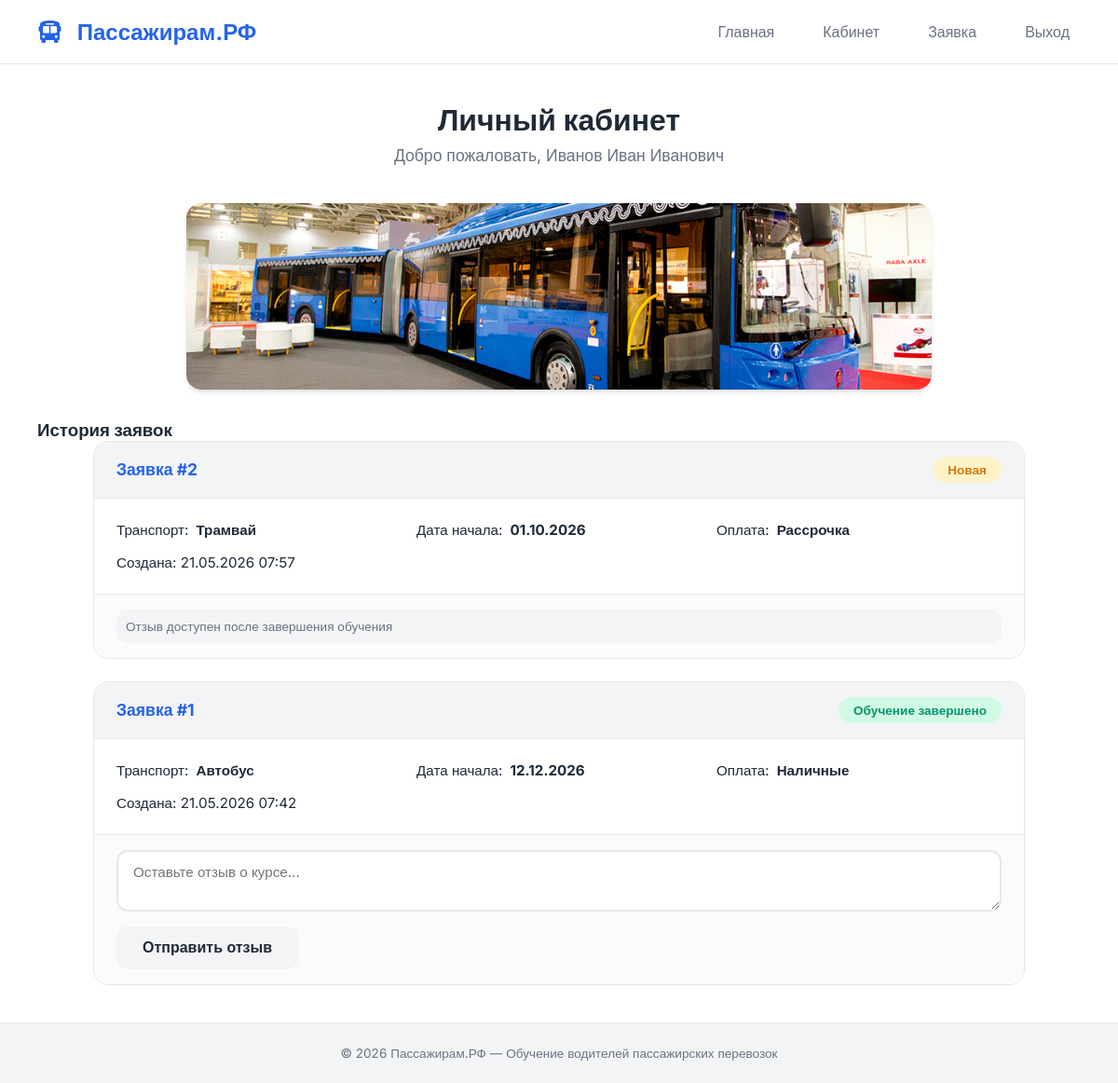
/dashboard (signed in), run on an earlier commit of the app's database.
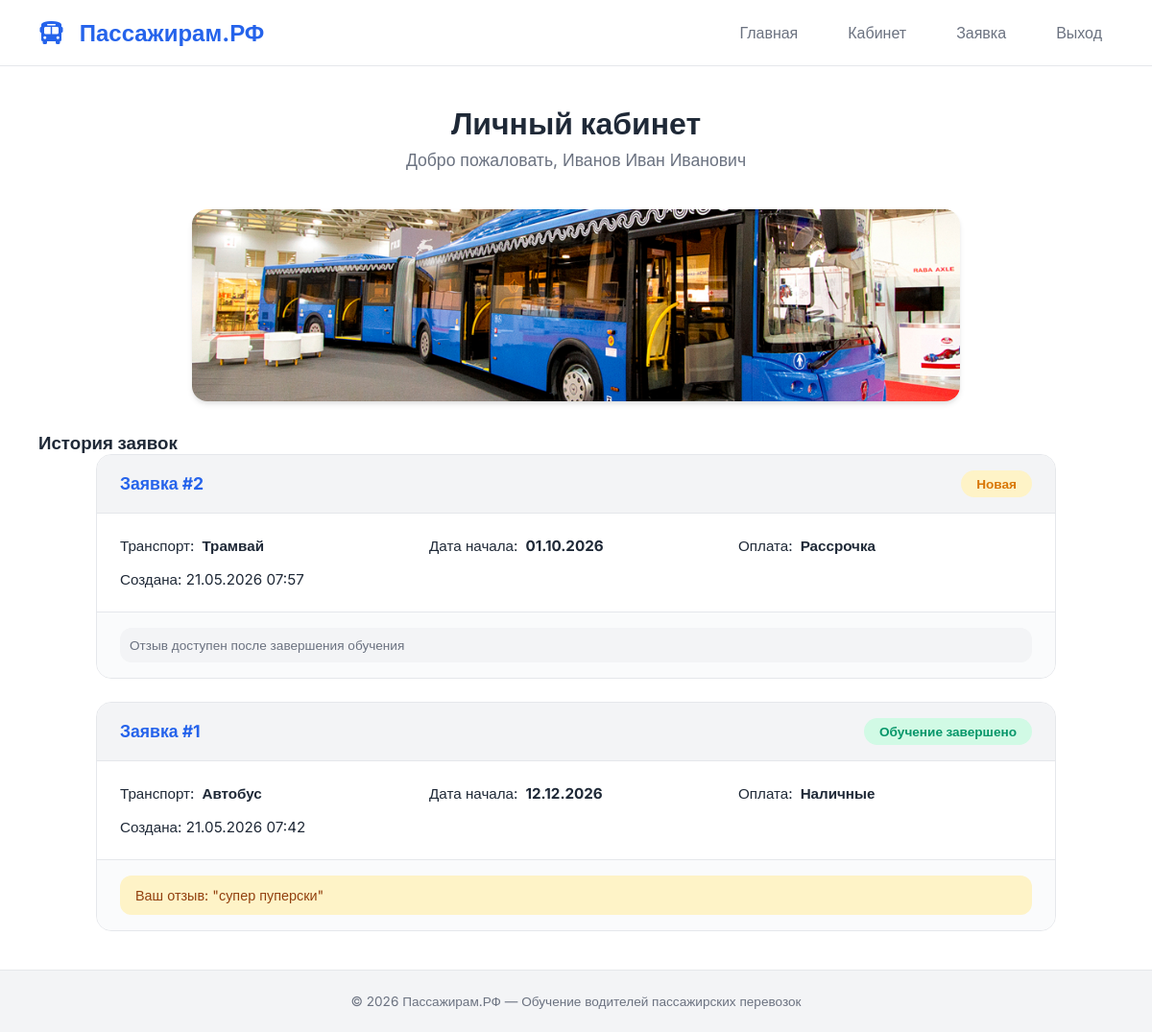
And on a later commit of the database.
### app.py (models this page shows)
class User(UserMixin, db.Model):
    id = db.Column(db.Integer, primary_key=True)
    login = db.Column(db.String(80), unique=True, nullable=False)
    password_hash = db.Column(db.String(200), nullable=False)
    full_name = db.Column(db.String(200), nullable=False)
    birth_date = db.Column(db.String(10), nullable=False)
    phone = db.Column(db.String(20), nullable=False)
    email = db.Column(db.String(120), nullable=False)
    is_admin = db.Column(db.Boolean, default=False)
    requests = db.relationship('Request', backref='user', lazy=True)
    reviews = db.relationship('Review', backref='user', lazy=True)

class Request(db.Model):
    id = db.Column(db.Integer, primary_key=True)
    user_id = db.Column(db.Integer, db.ForeignKey('user.id'), nullable=False)
    transport_type = db.Column(db.String(50), nullable=False)  # автобус, электробус, трамвай
    preferred_date = db.Column(db.String(10), nullable=False)
    payment_method = db.Column(db.String(50), nullable=False)
    status = db.Column(db.String(50), default='Новая')  # Новая, Идет обучение, Обучение завершено
    created_at = db.Column(db.DateTime, default=datetime.utcnow)

class Review(db.Model):
    id = db.Column(db.Integer, primary_key=True)
    user_id = db.Column(db.Integer, db.ForeignKey('user.id'), nullable=False)
    request_id = db.Column(db.Integer, db.ForeignKey('request.id'), nullable=False)
    text = db.Column(db.Text, nullable=False)
    created_at = db.Column(db.DateTime, default=datetime.utcnow)
    request = db.relationship('Request', backref='reviews')

### app.py (the view)
@app.route('/dashboard')
@login_required
def dashboard():
    if current_user.is_admin:
        return redirect(url_for('admin'))
    user_requests = Request.query.filter_by(user_id=current_user.id).order_by(Request.created_at.desc()).all()
    user_reviews = Review.query.filter_by(user_id=current_user.id).all()
    review_dict = {r.request_id: r.text for r in user_reviews}
    return render_template('dashboard.html', requests=user_requests, reviews=review_dict)

### app.py (called while the page is built)
@login_manager.user_loader
def load_user(user_id):
    return User.query.get(int(user_id))

### templates/dashboard.html (shortened to what this page needs)
{% extends "base.html" %}
{% block content %}
<div class="dashboard-header">
    <h2> Личный кабинет</h2>
    <p>Добро пожаловать, {{ current_user.full_name }}</p>
</div>
<div class="mini-slider-container">
    <div class="mini-slider">
        <div class="mini-slide active"><img src="{{ url_for('static', filename='images/slide1.jpg') }}" alt="Обучение"></div>
    </div>
</div>
<h3> История заявок</h3>
<div class="requests-list">
    {% if requests %}
        {% for req in requests %}
            <div class="request-card status-{{ req.status|lower|replace(' ', '-') }}">
                <div class="request-header">
                    <span class="request-id">Заявка #{{ req.id }}</span>
                    <span class="request-status">{{ req.status }}</span>
                </div>
                <div class="request-body">
                    <p> Транспорт: <strong>{{ req.transport_type }}</strong></p>
                    <p> Дата начала: <strong>{{ req.preferred_date }}</strong></p>
                    <p> Оплата: <strong>{{ req.payment_method }}</strong></p>
                    <p> Создана: {{ req.created_at.strftime('%d.%m.%Y %H:%M') }}</p>
                </div>
                <div class="request-footer">
                    {% if req.status == 'Обучение завершено' %}
                        {% if req.id in reviews %}
                            <div class="review-display">
                                <span>Ваш отзыв: "{{ reviews[req.id] }}"</span>
                            </div>
                        {% else %}
                            <form method="POST" action="{{ url_for('submit_review', request_id=req.id) }}" class="review-form">
                                <textarea name="review_text" placeholder="Оставьте отзыв о курсе..." required></textarea>
                                <button type="submit" class="btn-secondary"> Отправить отзыв</button>
                            </form>
                        {% endif %}
                    {% else %}
                        <div class="review-disabled"> Отзыв доступен после завершения обучения</div>
                    {% endif %}
                </div>
            </div>
        {% endfor %}
    {% else %}
        <div class="empty-state">
            <i class="fas fa-inbox fa-3x"></i>
            <p>У вас пока нет заявок</p>
            <a href="{{ url_for('new_request') }}" class="btn-primary">Создать заявку</a>
        </div>
    {% endif %}
</div>
{% endblock %}

### templates/base.html (shortened to what this page needs)
<!DOCTYPE html>
<html lang="ru">
<head>
    <link rel="stylesheet" href="{{ url_for('static', filename='style.css') }}">
    <link rel="stylesheet" href="https://cdnjs.cloudflare.com/ajax/libs/font-awesome/6.0.0-beta3/css/all.min.css">
</head>
<body>
    <div class="app-container">
        <nav class="main-nav">
            <div class="nav-brand">
                <i class="fas fa-bus"></i>
                <span>Пассажирам.РФ</span>
            </div>
            <div class="nav-links">
                <a href="{{ url_for('index') }}"><span>Главная</span></a>
                {% if current_user.is_authenticated %}
                    {% if current_user.is_admin %}
                        <a href="{{ url_for('admin') }}"><span>Админ</span></a>
                    {% else %}
                        <a href="{{ url_for('dashboard') }}"><span>Кабинет</span></a>
                        <a href="{{ url_for('new_request') }}"><span>Заявка</span></a>
                    {% endif %}
                    <a href="{{ url_for('logout') }}"><span>Выход</span></a>
                {% else %}
                    <a href="{{ url_for('login') }}"><span>Вход</span></a>
                    <a href="{{ url_for('register') }}"><span>Регистрация</span></a>
                {% endif %}
            </div>
        </nav>
        <main class="main-content">
            {% block content %}{% endblock %}
        </main>
        <footer class="main-footer">
            <p>&copy; 2026 Пассажирам.РФ — Обучение водителей пассажирских перевозок</p>
        </footer>
    </div>
</body>
</html>

### static/style.css (style rules this page uses)
* { margin: 0; padding: 0; box-sizing: border-box; }
:root { --primary: #2563eb; --primary-dark: #1d4ed8; --secondary: #10b981; --danger: #ef4444; --warning: #f59e0b; --dark: #1f2937; --light: #f3f4f6; --white: #ffffff; --gray: #6b7280; --border-radius: 16px; --shadow: 0 4px 6px -1px rgba(0, 0, 0, 0.1), 0 2px 4px -1px rgba(0, 0, 0, 0.06); --shadow-lg: 0 10px 15px -3px rgba(0, 0, 0, 0.1); }
body { font-family: 'Inter', sans-serif; background: linear-gradient(135deg, #667eea 0%, #764ba2 100%); min-height: 100vh; color: var(--dark); }
.app-container { max-width: 1400px; margin: 0 auto; background: var(--white); min-height: 100vh; box-shadow: 0 0 40px rgba(0, 0, 0, 0.1); border-radius: 0; overflow-x: hidden; }
.main-nav { background: var(--white); padding: 16px 40px; border-bottom: 1px solid #e5e7eb; position: sticky; top: 0; z-index: 100; backdrop-filter: blur(10px); display: flex; justify-content: space-between; align-items: center; flex-wrap: wrap; gap: 16px; }
.nav-brand { font-size: 1.5rem; font-weight: 700; color: var(--primary); }
.nav-brand i { margin-right: 10px; }
.nav-links { display: flex; gap: 28px; align-items: center; }
.nav-links a { text-decoration: none; color: var(--gray); font-size: 1rem; font-weight: 500; display: flex; align-items: center; gap: 8px; transition: all 0.3s ease; padding: 8px 12px; border-radius: 12px; }
.main-content { padding: 40px; min-height: calc(100vh - 180px); }
.dashboard-header { text-align: center; margin-bottom: 40px; }
.dashboard-header h2 { font-size: 2rem; color: var(--dark); }
.dashboard-header p { font-size: 1.1rem; color: var(--gray); margin-top: 8px; }
.requests-list { display: flex; flex-direction: column; gap: 24px; max-width: 1000px; margin: 0 auto; }
.request-card, .admin-card { background: var(--white); border: 1px solid #e5e7eb; border-radius: var(--border-radius); overflow: hidden; transition: all 0.3s ease; }
.request-header, .admin-card-header { background: var(--light); padding: 16px 24px; display: flex; justify-content: space-between; align-items: center; border-bottom: 1px solid #e5e7eb; flex-wrap: wrap; gap: 12px; }
.request-id { font-weight: 700; color: var(--primary); font-size: 1.1rem; }
.request-status { padding: 6px 16px; border-radius: 20px; font-size: 0.85rem; font-weight: 600; }
.status-новая .request-status { background: #fef3c7; color: #d97706; }
.status-обучение-завершено .request-status { background: #d1fae5; color: #059669; }
.request-body, .admin-card-body { padding: 24px; display: grid; grid-template-columns: repeat(auto-fit, minmax(250px, 1fr)); gap: 16px; }
.request-body p, .admin-card-body p { margin-bottom: 0; font-size: 0.95rem; display: flex; align-items: center; gap: 8px; }
.request-footer, .admin-card-footer { padding: 16px 24px; border-top: 1px solid #e5e7eb; background: #fafbfc; }
.review-display { padding: 12px 16px; background: #fef3c7; border-radius: 12px; color: #92400e; font-size: 0.9rem; display: flex; align-items: center; gap: 10px; }
.review-disabled { padding: 10px; background: var(--light); border-radius: 12px; color: var(--gray); font-size: 0.85rem; display: flex; align-items: center; gap: 10px; }
.mini-slider-container { border-radius: var(--border-radius); overflow: hidden; margin-bottom: 32px; max-width: 800px; margin-left: auto; margin-right: auto; box-shadow: var(--shadow); }
.mini-slider { display: flex; height: 200px; }
.mini-slide { display: none; width: 100%; }
.mini-slide.active { display: block; animation: fadeIn 0.5s ease; }
.mini-slide img { width: 100%; height: 200px; object-fit: cover; }
.main-footer { text-align: center; padding: 24px; background: var(--light); font-size: 0.85rem; color: var(--gray); border-top: 1px solid #e5e7eb; }
.btn-primary, .btn-secondary, .feature-card, .request-card, .admin-card { transition: all 0.3s cubic-bezier(0.4, 0, 0.2, 1); }

What changed in the data, as far as the page shows it:
computed for Request "Автобус": text "Отправить отзыв" → "Ваш отзыв: \" \""
added Review: text "супер пуперски"
